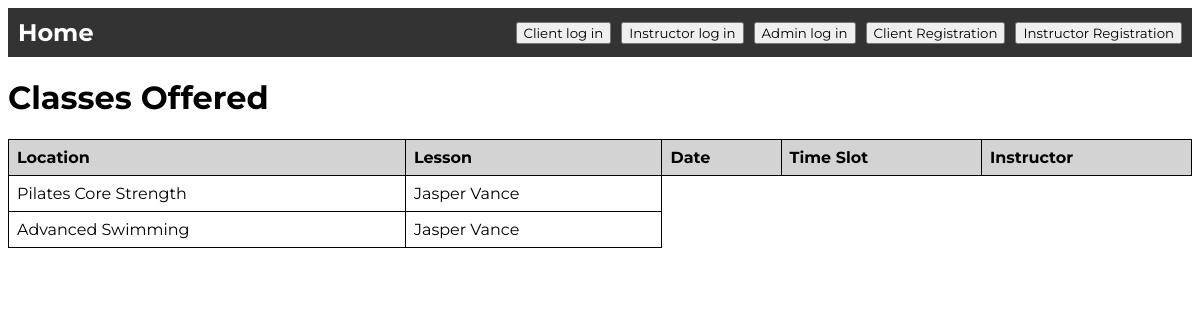
The app's page /classes_offered with its own data.
### models/models.py (models this page shows, shortened)
class Offering(db.Model):
    __tablename__ = 'offerings'
    offering_id = db.Column(db.Integer, primary_key=True, autoincrement=True)
    lesson_id = db.Column(
        db.Integer,
        db.ForeignKey('lessons.lesson_id', name='fk_lesson_id'),
        nullable=False
    )
    instructor_id = db.Column(
        db.Integer,
        db.ForeignKey('instructors.instructor_id', name='fk_instructor_id'),
        nullable=False
    )
    shedule_id = db.Column(
        db.Integer,
        db.ForeignKey('schedules.schedule_id', name='fk_schedule_id'),
        nullable=True
    )
    instructor = db.relationship('Instructor', backref=db.backref('offerings', lazy=True))
    schedule = db.relationship('Schedule', backref=db.backref('offerings', lazy=True))

class Lesson(db.Model):
    __tablename__ = 'lessons'
    lesson_id = db.Column(db.Integer, primary_key=True, autoincrement=True)
    name = db.Column(db.String(100), nullable=False, unique=True)
    lesson_type = db.Column(db.String(50), nullable=False)
    description = db.Column(db.String(255), nullable=False)
    capacity = db.Column(db.Integer, nullable=False)
    offerings = db.relationship('Offering', backref='lesson', lazy=True)
    lesson_time_slots = db.relationship('TimeSlot', back_populates='lesson', lazy=True)
    is_available = db.Column(db.Boolean, default=True)
    location_id = db.Column(db.Integer, db.ForeignKey('locations.location_id', name='fk_location_id'), nullable=True)
    location = db.relationship('Location', backref=db.backref('lessons', lazy=True))

class Instructor(db.Model):
    __tablename__ = 'instructors'
    instructor_id = db.Column(db.Integer, primary_key=True, autoincrement=True)
    name = db.Column(db.Text, nullable=False)
    age = db.Column(db.Integer, nullable=False)
    username = db.Column(db.String(128), unique=True, nullable=False)
    specialization = db.Column(db.String(128))
    phone = db.Column(db.String(128), nullable=False)
    password_hash = db.Column(db.String(128), nullable=False)

### main.py (the view)
@app.route('/classes_offered')
def classes_offered():
    offered_classes = Offering.query.options(joinedload(Offering.instructor)).all()
    if session.get('currentAccount') == "CLIENT":  # User is logged in
        return render_template('classes_offered.html', offered_classes=offered_classes)
    elif session.get('currentAccount') == "ADMIN":
        return render_template('admin_account.html', offered_classes=offered_classes)
    else:  # User is not logged in
        return render_template('classes_view_only.html', offered_classes=offered_classes)

### templates/classes_view_only.html
{% include 'header.html' %}
<h1>Classes Offered</h1>
<table>
    <thead>
        <tr>
            <th>Location</th>
            <th>Lesson</th>
            <th>Date</th>
            <th>Time Slot</th>
            <th>Instructor</th>
        </tr>
    </thead>
    <tbody>
        {% for offering in offered_classes %}
        <tr>
            <td>{{ offering.lesson.name }}</td>
            <td>{{ offering.instructor.name }}</td>
        </tr>
        {% endfor %}
    </tbody>
</table>
</body>
</html>

### static/style.css (style rules this page uses)
* { font-family: "Montserrat", sans-serif; }
table { width: 100%; border-collapse: collapse; }
th, td { border: 1px solid black; padding: 8px; text-align: left; }
th { background-color:lightgray; }

### records on screen
Offering: lesson.name "Pilates Core Strength", instructor.name "Jasper Vance"
Offering: lesson.name "Advanced Swimming", instructor.name "Jasper Vance"
